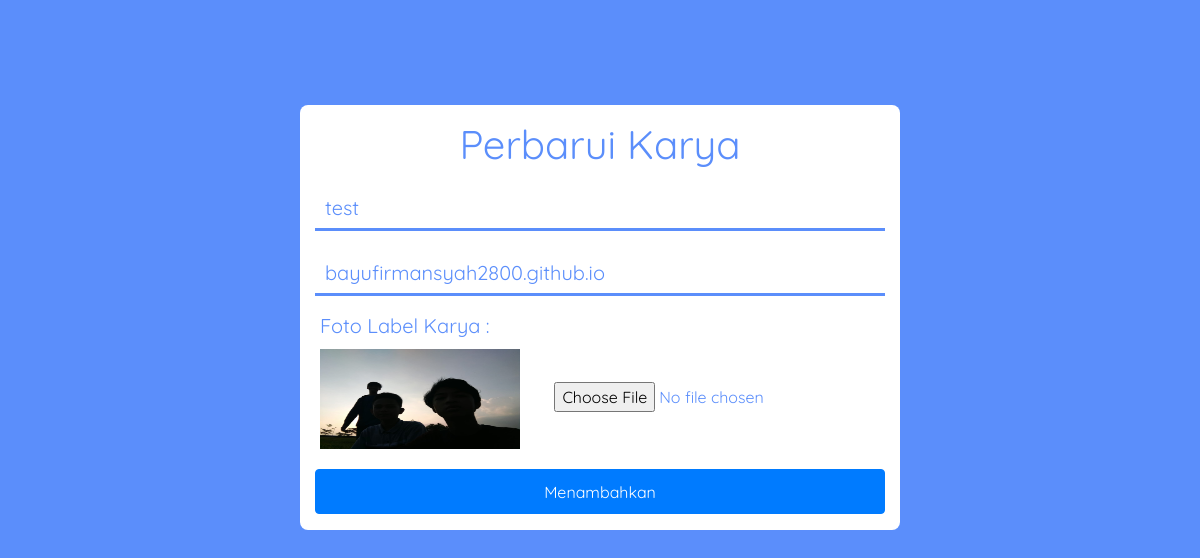
Screenshot of /update-karya.php?no=9 (signed in) with the database file from the repository.
### tables this page shows
CREATE TABLE `karya_siswa` (
  `no` int(11) NOT NULL,
  `id` int(11) NOT NULL,
  `judul` varchar(22) NOT NULL,
  `link` text NOT NULL,
  `foto` varchar(255) NOT NULL,
  `waktu` varchar(20) NOT NULL
);

### koneksi.php (called while the page is built, shortened)
<?php
$koneksi = mysqli_connect("localhost","root","","magang");
function tampil($perintah){
	global $koneksi;
	$query = mysqli_query($koneksi,$perintah);
	$hasil = mysqli_fetch_assoc($query);
	return $hasil;
}
 ?>

### update-karya.php (the view, shortened to what this page needs)
<?php
require("koneksi.php");
$no = $_GET['no'];
$perintah = "SELECT * FROM karya_siswa WHERE no='$no'";
$nilai = tampil($perintah);
 ?>
<!doctype html>
<html lang="en" data-theme="null">
  <head>
    <link rel="stylesheet" href="css/bootstrap.min.css">
    <link rel="stylesheet" href="css/update-karya.css">
  </head>
  <body>
      <form action="" method="post" enctype="multipart/form-data">
        <h1 class="display-4 text-biodata">Perbarui Karya</h1>
        <input type="text" placeholder="Judul Karya" name="judul" class="input" required="" value="<?= $nilai['judul'];?>">
        <input type="text" placeholder="Link Karya" name="link" class="input" required="" value="<?= $nilai['link'];?>">
        <label for="" class="text-profil">Foto Label Karya :</label><br>
        <img src="img/profil/siswa/<?= $nilai['foto']; ?>" alt="" class="thumbnail">
        <input type="file" name="gambar" class="foto input-file" ><br>
        <button class="btn btn-primary" type="submit" name="submit">Menambahkan <Karya></Karya></button>
      </form>
  </body>
</html>

### css/update-karya.css (style rules this page uses)
html { height: 100%; --bg: #5b8efb; --bg-navbar:#5b8efb; --color-headings: #909090; --color-text: #5b8efb; --bg-box:white; --btn-primary: #007bff ; --select:#5b8efb; }
body { position: absolute; top:0; left: 0; bottom: 0; right: 0; height: 100%; background-color: var(--bg); }
form { font-family: 'Quicksand'; width:100%; height:100%; background-color: var(--bg-box); padding-top:20px; color:var(--color-text); }
.input { width:95%; height: 45px; margin:10px 2.5%; outline: none; background-color: transparent; border:none; color:var(--color-text); border-bottom: 3px solid var(--color-text); padding-left:10px; font-size:18px; }
.text-biodata { text-align: center; font-family: 'Quicksand'; font-size:32px; font-weight: 400; color:var(--color-text); }
.text-profil { margin-top:10px; margin-left:10px; }
.foto { margin-left:10px; }
button { width:95%; margin-left:2.5%; margin-top:15px; }
label { font-size:18px; }
.thumbnail { width:200px; height: 100px; margin-left:10px; margin-bottom:15px; }
@media (min-width: 992px) { form { width: 50%; height: 425px; border-radius: 8px; margin:105px auto; padding-top: 15px; background-color: var(--bg-box); color:var(--color-text); } }
@media (min-width: 992px) { .input { font-size:20px; padding-left: 10px; border-bottom: 3px solid var(--color-text); } }
@media (min-width: 992px) { .text-biodata { text-align: center; font-size: 40px; } }
@media (min-width: 992px) { label { font-size:20px; text-transform: capitalize; } }
@media (min-width: 992px) { .text-profil { margin-top: 5px; margin-left:20px; } }
@media (min-width: 992px) { .foto { margin-left:30px; margin-bottom: 10px; } }
@media (min-width: 992px) { button { width: 95%; margin-left:2.5%; height: 45px; margin-top:20px; background-color: var(--btn-primary); } }
@media (min-width: 992px) { .thumbnail { width:200px; height: 100px; margin-left:20px; margin-bottom:0px; } }

### rows the page displays
karya_siswa: judul "test", link "bayufirmansyah2800.github.io", foto (picture)
